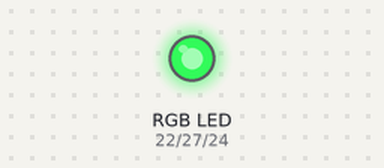
Bench run of a program on a simulated Raspberry Pi (BCM pin numbers). Shown: an RGB LED mixed from three pins (HIGH = lit). Dim RGB values are drawn brighter than linear; random numbers come from a fixed seed; the clock reads 2024-03-15 10:24:30 at power-on unless the program sets it.

Above: at 0.05 s.
At 0.55 s:
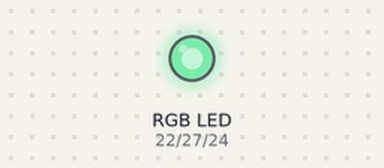
At 1.1 s:
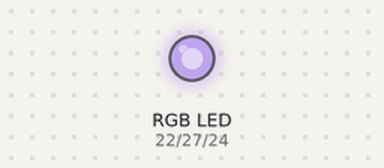
At 2.2 s:
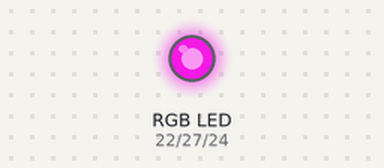
At 3.25 s:
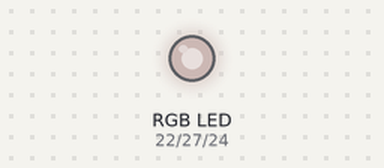
At 4.35 s:
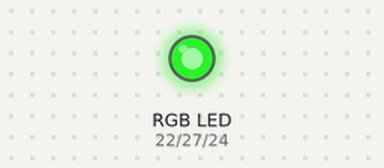
Timing chart, 0 to 6.2 s (numbered marks = the images above):
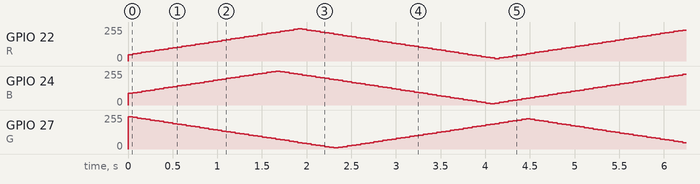

The program:

Light.py
```python
# -*- coding:UTF-8 -*-

import RPi.GPIO as GPIO
import time
import random
import logging

logger = logging.getLogger()
logger.setLevel(logging.DEBUG)

# 设置GPIO口为BCM编码方式
GPIO.setmode(GPIO.BCM)

# 忽略警告信息
GPIO.setwarnings(False)


class Light(object):
    '''
    三色灯
    '''
    # RGB三色灯引脚定义
    R, G, B = 22, 27, 24

    def __init__(self):
        '''
        初始化
        '''
        GPIO.setup(self.R, GPIO.OUT)
        GPIO.setup(self.G, GPIO.OUT)
        GPIO.setup(self.B, GPIO.OUT)
        self.pwmR = GPIO.PWM(self.R, 70)
        self.pwmG = GPIO.PWM(self.G, 70)
        self.pwmB = GPIO.PWM(self.B, 70)

        self.pwmR.start(0)
        self.pwmG.start(0)
        self.pwmB.start(0)

    def open(self):
        '''
        开灯
        :return:
        '''
        self.open_red()
        self.open_green()
        self.open_blue()

    def open_red(self):
        '''
        打开红色
        :return:
        '''
        self.pwmR.ChangeDutyCycle(100)

    def open_green(self):
        '''
        打开绿色
        :return:
        '''
        self.pwmG.ChangeDutyCycle(100)

    def open_blue(self):
        '''
        打开蓝色
        :return:
        '''
        self.pwmB.ChangeDutyCycle(100)

    def turn_red(self):
        '''
        关闭红色
        :return:
        '''
        self.pwmR.ChangeDutyCycle(0)

    def turn_green(self):
        '''
        关闭绿色
        :return:
        '''
        self.pwmG.ChangeDutyCycle(0)

    def turn_blue(self):
        '''
        关闭蓝色
        :return:
        '''
        self.pwmB.ChangeDutyCycle(0)

    def turnoff(self):
        '''
        关灯
        :return:
        '''
        self.turn_red()
        self.turn_green()
        self.turn_blue()

    def flicker(self, frequency=0.25):
        '''
        闪烁
        :param frequency: 间隔 默认0.25s
        :return:
        '''
        self.open()
        time.sleep(frequency)
        self.turnoff()
        time.sleep(frequency)

    def breathing(self, seconds=0):
        '''
        呼吸灯
        :param seconds: 持续时间 默认2s
        :return:
        '''

        r_value = random.randint(0, 100)
        r_threshold = random.randint(1, 5)
        r_flag = True
        g_value = random.randint(0, 100)
        g_threshold = random.randint(1, 5)
        g_flag = True
        b_value = random.randint(0, 100)
        b_threshold = random.randint(1, 5)
        b_flag = True
        start_time = time.time()
        while seconds == 0 or time.time() - start_time <= seconds:
            if r_value + r_threshold >= 100:
                r_flag = False
            if r_value - r_threshold <= 3:
                r_flag = True

            if g_value + g_threshold >= 90:
                g_flag = False
            if g_value - g_threshold <= 3:
                g_flag = True

            if b_value + b_threshold >= 100:
                b_flag = False
            if b_value - b_threshold <= 3:
                b_flag = True
            r_value = self._calculation(r_value, r_flag)
            g_value = self._calculation(g_value, g_flag)
            b_value = self._calculation(b_value, b_flag)
            self.pwmR.ChangeDutyCycle(r_value)
            self.pwmG.ChangeDutyCycle(g_value)
            self.pwmB.ChangeDutyCycle(b_value)
            time.sleep(0.05)

        self.turnoff()

    def _calculation(self, value=50, flag=True, threshold=2):
        if flag:
            return value + threshold
        else:
            return value - threshold


if __name__ == '__main__':
    logger.setLevel(logging.DEBUG)
    light = Light()
    # light.open()
    # time.sleep(2)
    # light.turnoff()
    # time.sleep(2)
    # for l in range(10):
    #     light.flicker()
    #     print(l)
    t1 = time.time()
    light.breathing()
    light.breathing(1)
    light.breathing(1)
    light.breathing(1)
    print(time.time() - t1)
```
